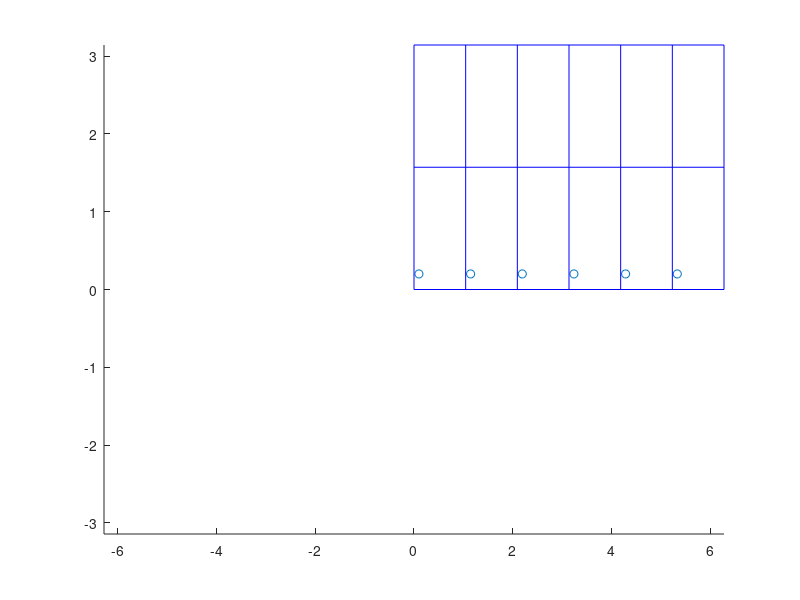

The MATLAB script that drew this image:
phi1 = .1;
Phi = .2;

t1 = cos(phi1);
t2 = sqrt(0.3e1);
t3 = sin(phi1);
t4 = t1 * t2;
t5 = t3 + t4;
t2 = t2 * t3;
t6 = -t1 + t2;
t7 = t5 / 0.2e1;
t8 = t6 / 0.2e1;
t3 = -t3 + t4;
t1 = t1 + t2;
t2 = t3 / 0.2e1;
t4 = t1 / 0.2e1;
t9 = -0.2e1 * phi1;
TempExpr = [-phi1 + atan2(-t7, -t8) -pi 0;...
            0 0 0;...
            -phi1 + atan2(t7, -t8) 0 0;...
            -phi1 + atan2(t2, -t4) 0 0;...
            -pi 0 0;...
            -phi1 + atan2(-t7, t8) 0 0;...
            -phi1 + atan2(-t2, t4) 0 0;...
            t9 -pi 0;...
            -phi1 + atan2(t5, t6) -pi 0;...
            -phi1 + atan2(-t2, -t4) -pi 0;...
            pi + t9 -pi 0;...
            -phi1 + atan2(t3, t1) -pi 0];

disp(TempExpr)

phi1col = TempExpr(:,1);
ltz = phi1col < 0;
phi1col = phi1col + 2*pi*ltz;

Phicol = TempExpr(:,2)
ltz = Phicol < 0
Phicol = Phicol + 2*pi*ltz

phi1_pts = phi1 + phi1col;
Phi_pts = Phi + Phicol;
% phi_pts = Phi+zeros(12,1);

scatter(phi1_pts, Phi_pts)
hold on

axis([-2*pi 2*pi -pi pi]);

for ii = 0:6
    xpos = ii*pi/3;
    plot([xpos,xpos],[0,pi],'b-')
end

for ii = 0:2
    ypos = ii*pi/2;
    plot([0,2*pi],[ypos,ypos],'b-')
end

hold off